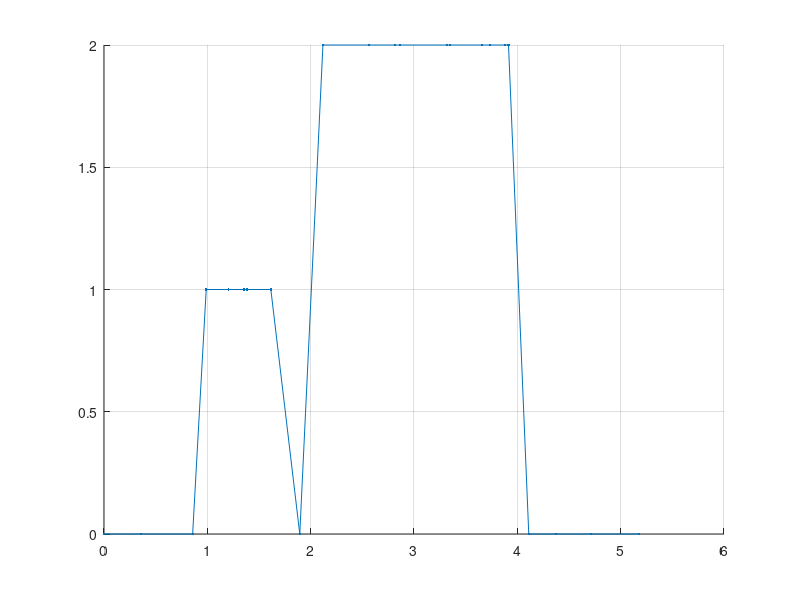

Recreate this plot in MATLAB. (Note: this script raises an error after producing the figure.)
% labels = randi(2,[1 100])
labels = [0 0 0 1 1 1 1 1 0 2 2 2 2 2 2 2 2 2 2 0 0 0 0];

time_array = [0]

for i = 1 : length(labels)-1
    time_array(end+1) = time_array(end) + rand()*0.5;
end

figure; hold on; grid on;
plot(time_array,labels, '.-')

findLabel(labels, time_array, 0.5)